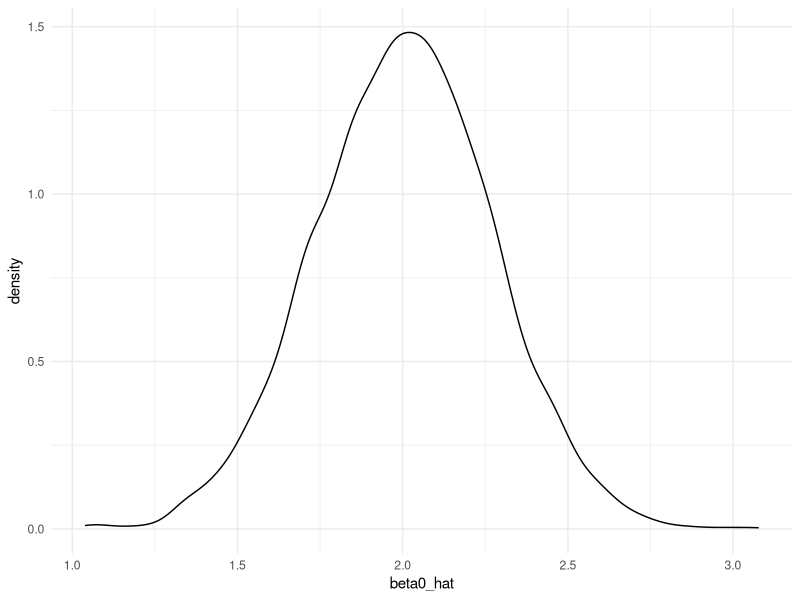
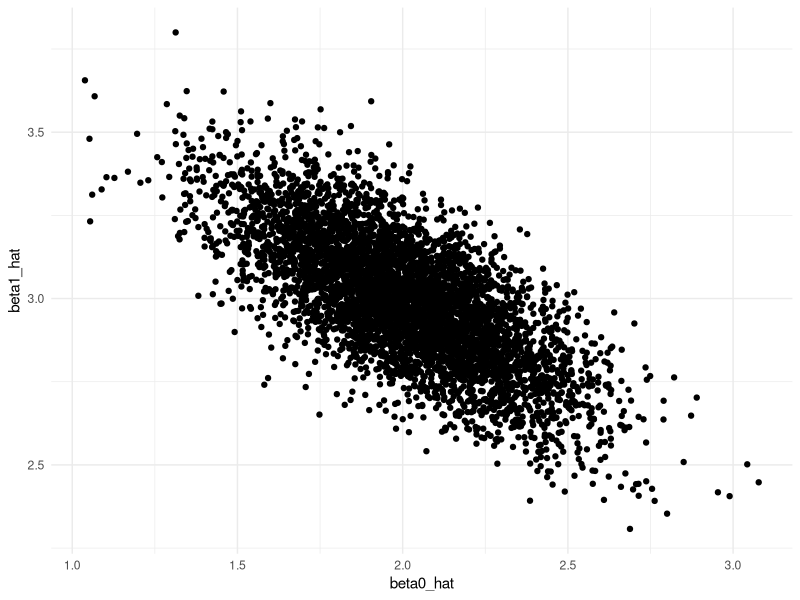
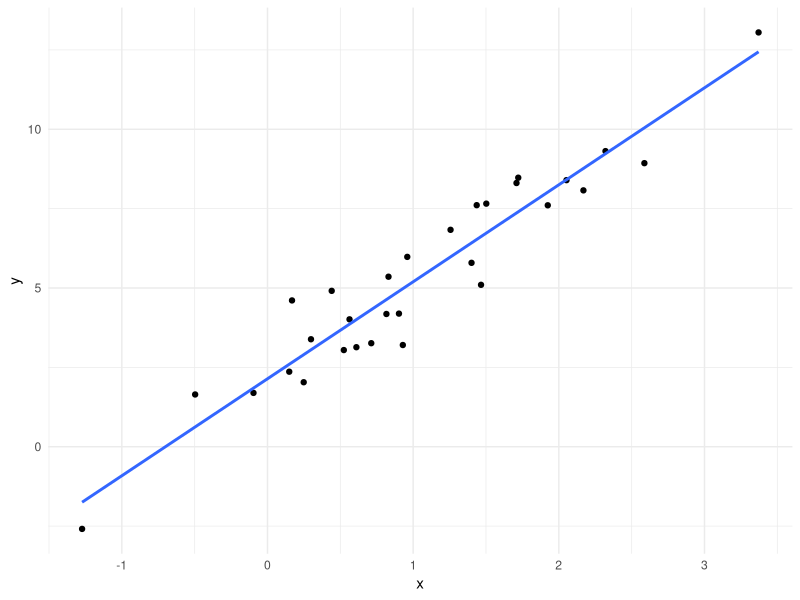
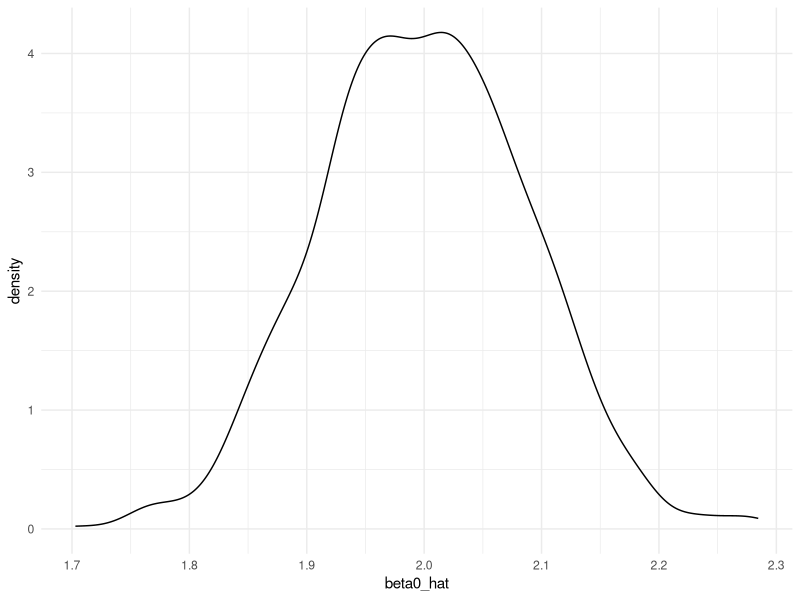

Recreate these plots in R, in order.
## ---- chunk 1
library(tidyverse)

knitr::opts_chunk$set(
	echo = TRUE,
	warning = FALSE,
	fig.width = 8, 
  fig.height = 6,
  out.width = "90%"
)
options(
  ggplot2.continuous.colour = "viridis",
  ggplot2.continuous.fill = "viridis"
)
scale_colour_discrete = scale_colour_viridis_d
scale_fill_discrete = scale_fill_viridis_d
theme_set(theme_minimal() + theme(legend.position = "bottom"))
## ---- chunk 2
set.seed(1)
## ---- chunk 3
sim_regression = function(n, beta0 = 2, beta1 = 3) {
  
  sim_data = tibble(
    x = rnorm(n, mean = 1, sd = 1),
    y = beta0 + beta1 * x + rnorm(n, 0, 1)
  )
  
  ls_fit = lm(y ~ x, data = sim_data)
  
  tibble(
    beta0_hat = coef(ls_fit)[1],
    beta1_hat = coef(ls_fit)[2]
  )
}

## ---- chunk 4
sim_regression(n = 30)
## ---- chunk 5
output = vector("list", length = 5000)

for (i in 1:5000) {
  output[[i]] = sim_regression(n = 30)
}

sim_results = 
  bind_rows(output) %>% 
  ggplot(aes(x = beta0_hat)) +
  geom_density()
## ---- chunk 6
output = 
  rerun(5000, sim_regression(30)) %>% 
  bind_rows()

bind_rows(output) %>% 
  ggplot(aes(x = beta0_hat)) +
  geom_density()
## ---- chunk 7
output %>% 
  ggplot(aes(x = beta0_hat, y = beta1_hat)) + 
  geom_point()
## ---- chunk 8
sim_data = tibble(
    x = rnorm(30, mean = 1, sd = 1),
    y = 2 + 3 * x + rnorm(30, 0, 1)
  )

sim_data %>% 
  ggplot(aes(x = x, y = y)) +
  geom_point() +
  stat_smooth(method = "lm", se = FALSE)
## ---- chunk 9
output %>% 
  pivot_longer(
    beta0_hat:beta1_hat,
    names_to = "parameter",
    values_to = "estimate") %>% 
  group_by(parameter) %>% 
  summarize(emp_mean = mean(estimate),
            emp_var = var(estimate)) %>% 
  knitr::kable(digits = 3)
## ---- chunk 10
n_list = list("n_30"  = 30, 
              "n_60"  = 60, 
              "n_120" = 120, 
              "n_240" = 240)

output = vector("list", length = 4)

for (i in 1:4) {
  output[[i]] = rerun(1000, sim_regression(n = n_list[[i]])) %>% 
    bind_rows
}

output[[4]] %>% 
  ggplot(aes(x = beta0_hat)) +
  geom_density()
## ---- chunk 11
sim_results = 
  tibble(sample_size = c(30, 60, 120, 240)) %>% 
  mutate(
    output_list = map(.x = sample_size, ~ rerun(1000, sim_regression(n = .x))),
    output_df = map(output_list, bind_rows)
    ) %>% 
  select(-output_list) %>% 
  unnest(output_df)
